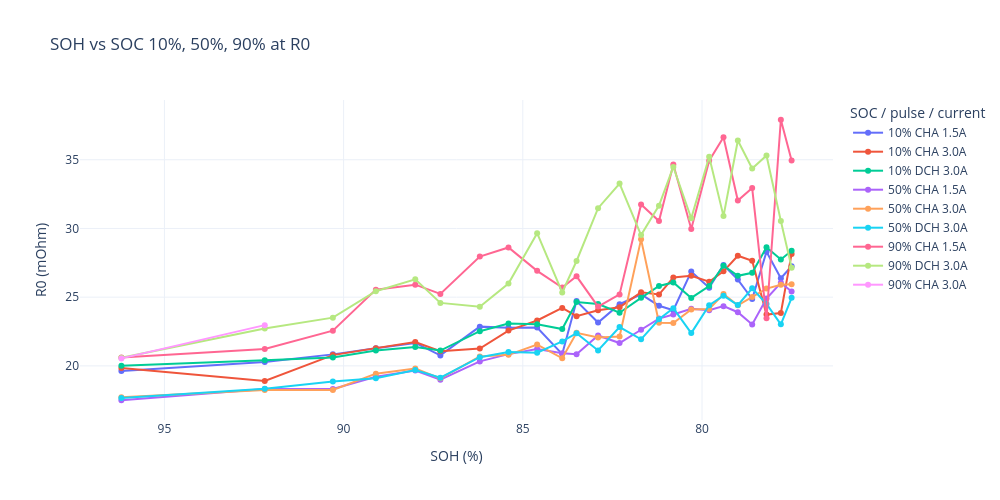
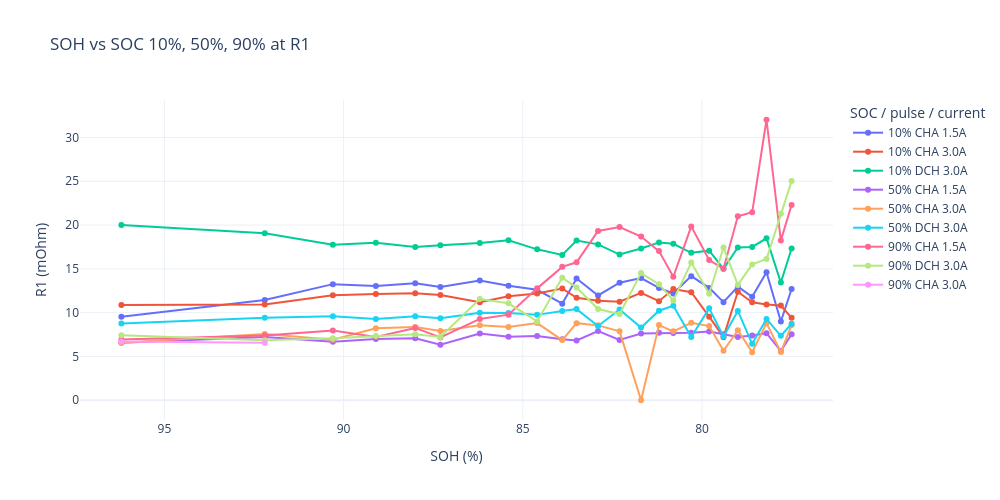
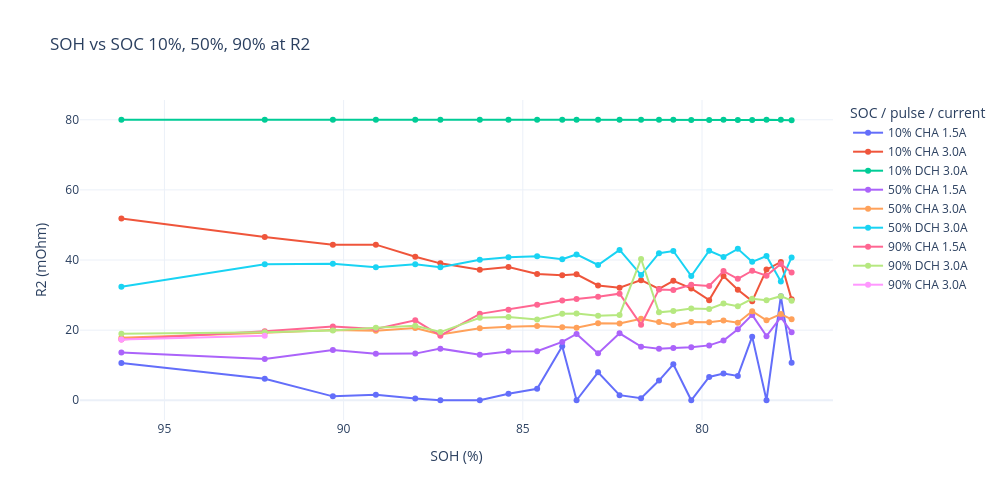

The code cell stored with these charts, in order, in its notebook:
### Code cell
soh_r_table = r1r2_result.copy()

# 提取 CHA / DCH 信息
soh_r_table["Pulse_type"] = (
    soh_r_table["Zustand"]
    .astype(str)
    .str.extract(r"^(CHA|DCH)", expand=False)
)

# 电流取绝对值，避免 DCH 显示成负数
soh_r_table["Current_abs"] = soh_r_table["Current"].abs()

# 生成图例标签，例如：90% CHA 3.0A
soh_r_table["Curve_label"] = (
    soh_r_table["SOC"].astype(str)
    + " "
    + soh_r_table["Pulse_type"].astype(str)
    + " "
    + soh_r_table["Current_abs"].round(1).astype(str)
    + "A"
)

# 排序
soh_r_table = soh_r_table.sort_values(["SOH", "SOC", "Pulse_type", "Current_abs"])

# 先显示宽表：每个 pulse 一行，R0/R1/R2 在同一行
display(soh_r_table[["SOH", "SOC", "Zustand", "Pulse_type", "Current", "Current_abs", "R0", "R1", "R2"]])

# 分别画 R0, R1, R2 三张图
for resistance_name in ["R0", "R1", "R2"]:

    fig = px.line(
        soh_r_table,
        x="SOH",
        y=resistance_name,
        color="Curve_label",
        markers=True,
        title=f"SOH vs SOC 10%, 50%, 90% at {resistance_name}",
        labels={
            "SOH": "SOH (%)",
            resistance_name: f"{resistance_name} (mOhm)",
            "Curve_label": "SOC / pulse / current"
        })

    fig.update_layout(
        template="plotly_white",
        width=1000,
        height=500
    )

    fig.update_xaxes(autorange = "reversed")

    fig.show()

### Figure 1 — Plotly figure (JSON) as saved in the notebook; plotly's stock layout.template omitted (floating-point values rounded to 4 significant figures)
{"data": [{"hovertemplate": "SOC / pulse / current=10% CHA 1.5A<br>SOH (%)=%{x}<br>R0 (mOhm)=%{y}<extra></extra>", "legendgroup": "10% CHA 1.5A", "line": {"color": "#636efa", "dash": "solid"}, "marker": {"symbol": "circle"}, "mode": "lines+markers", "name": "10% CHA 1.5A", "orientation": "v", "showlegend": true, "type": "scatter", "x": [77.5, 77.8, 78.2, 78.6, 79, 79.4, 79.8, 80.3, 80.8, 81.2, 81.7, 82.3, 82.9, 83.5, 83.9, 84.6, 85.4, 86.2, 87.3, 88, 89.1, 90.3, 92.2, 96.2], "xaxis": "x", "y": [27.25, 26.37, 28.3, 24.87, 26.28, 27.34, 25.69, 26.86, 24.05, 24.38, 25.2, 24.49, 23.15, 24.71, 20.86, 22.79, 22.77, 22.85, 20.76, 21.67, 21.29, 20.84, 20.28, 19.63], "yaxis": "y"}, {"hovertemplate": "SOC / pulse / current=10% CHA 3.0A<br>SOH (%)=%{x}<br>R0 (mOhm)=%{y}<extra></extra>", "legendgroup": "10% CHA 3.0A", "line": {"color": "#EF553B", "dash": "solid"}, "marker": {"symbol": "circle"}, "mode": "lines+markers", "name": "10% CHA 3.0A", "orientation": "v", "showlegend": true, "type": "scatter", "x": [77.5, 77.8, 78.2, 78.6, 79, 79.4, 79.8, 80.3, 80.8, 81.2, 81.7, 82.3, 82.9, 83.5, 83.9, 84.6, 85.4, 86.2, 87.3, 88, 89.1, 90.3, 92.2, 96.2], "xaxis": "x", "y": [28.15, 23.85, 23.73, 27.64, 28.01, 26.88, 26.12, 26.56, 26.43, 25.19, 25.35, 24.27, 24.05, 23.61, 24.22, 23.3, 22.57, 21.26, 21.07, 21.73, 21.29, 20.78, 18.91, 19.84], "yaxis": "y"}, {"hovertemplate": "SOC / pulse / current=10% DCH 3.0A<br>SOH (%)=%{x}<br>R0 (mOhm)=%{y}<extra></extra>", "legendgroup": "10% DCH 3.0A", "line": {"color": "#00cc96", "dash": "solid"}, "marker": {"symbol": "circle"}, "mode": "lines+markers", "name": "10% DCH 3.0A", "orientation": "v", "showlegend": true, "type": "scatter", "x": [77.5, 77.8, 78.2, 78.6, 79, 79.4, 79.8, 80.3, 80.8, 81.2, 81.7, 82.3, 82.9, 83.5, 83.9, 84.6, 85.4, 86.2, 87.3, 88, 89.1, 90.3, 92.2, 96.2], "xaxis": "x", "y": [28.38, 27.74, 28.63, 26.77, 26.55, 27.29, 25.81, 24.95, 26.07, 25.81, 24.95, 23.87, 24.5, 24.65, 22.68, 23.02, 23.09, 22.52, 21.12, 21.37, 21.12, 20.61, 20.41, 20.0], "yaxis": "y"}, {"hovertemplate": "SOC / pulse / current=50% CHA 1.5A<br>SOH (%)=%{x}<br>R0 (mOhm)=%{y}<extra></extra>", "legendgroup": "50% CHA 1.5A", "line": {"color": "#ab63fa", "dash": "solid"}, "marker": {"symbol": "circle"}, "mode": "lines+markers", "name": "50% CHA 1.5A", "orientation": "v", "showlegend": true, "type": "scatter", "x": [77.5, 77.8, 78.2, 78.6, 79, 79.4, 79.8, 80.3, 80.8, 81.2, 81.7, 82.3, 82.9, 83.5, 83.9, 84.6, 85.4, 86.2, 87.3, 88, 89.1, 90.3, 92.2, 96.2], "xaxis": "x", "y": [25.41, 26.05, 24.89, 23.01, 23.9, 24.35, 24.05, 24.15, 23.73, 23.44, 22.63, 21.66, 22.21, 20.85, 20.92, 21.22, 20.85, 20.33, 18.99, 19.65, 19.21, 18.32, 18.31, 17.5], "yaxis": "y"}, {"hovertemplate": "SOC / pulse / current=50% CHA 3.0A<br>SOH (%)=%{x}<br>R0 (mOhm)=%{y}<extra></extra>", "legendgroup": "50% CHA 3.0A", "line": {"color": "#FFA15A", "dash": "solid"}, "marker": {"symbol": "circle"}, "mode": "lines+markers", "name": "50% CHA 3.0A", "orientation": "v", "showlegend": true, "type": "scatter", "x": [77.5, 77.8, 78.2, 78.6, 79, 79.4, 79.8, 80.3, 80.8, 81.2, 81.7, 82.3, 82.9, 83.5, 83.9, 84.6, 85.4, 86.2, 87.3, 88, 89.1, 90.3, 92.2, 96.2], "xaxis": "x", "y": [25.94, 25.9, 25.62, 25.02, 24.41, 25.22, 24.14, 24.11, 23.12, 23.14, 29.21, 22.13, 22.07, 22.4, 20.55, 21.55, 20.8, 20.69, 19.09, 19.8, 19.43, 18.24, 18.24, 17.72], "yaxis": "y"}, {"hovertemplate": "SOC / pulse / current=50% DCH 3.0A<br>SOH (%)=%{x}<br>R0 (mOhm)=%{y}<extra></extra>", "legendgroup": "50% DCH 3.0A", "line": {"color": "#19d3f3", "dash": "solid"}, "marker": {"symbol": "circle"}, "mode": "lines+markers", "name": "50% DCH 3.0A", "orientation": "v", "showlegend": true, "type": "scatter", "x": [77.5, 77.8, 78.2, 78.6, 79, 79.4, 79.8, 80.3, 80.8, 81.2, 81.7, 82.3, 82.9, 83.5, 83.9, 84.6, 85.4, 86.2, 87.3, 88, 89.1, 90.3, 92.2, 96.2], "xaxis": "x", "y": [24.95, 23.02, 24.5, 25.64, 24.42, 25.1, 24.42, 22.38, 24.2, 23.39, 21.93, 22.82, 21.12, 22.37, 21.78, 20.95, 21.01, 20.63, 19.14, 19.7, 19.1, 18.86, 18.33, 17.66], "yaxis": "y"}, {"hovertemplate": "SOC / pulse / current=90% CHA 1.5A<br>SOH (%)=%{x}<br>R0 (mOhm)=%{y}<extra></extra>", "legendgroup": "90% CHA 1.5A", "line": {"color": "#FF6692", "dash": "solid"}, "marker": {"symbol": "circle"}, "mode": "lines+markers", "name": "90% CHA 1.5A", "orientation": "v", "showlegend": true, "type": "scatter", "x": [77.5, 77.8, 78.2, 78.6, 79, 79.4, 79.8, 80.3, 80.8, 81.2, 81.7, 82.3, 82.9, 83.5, 83.9, 84.6, 85.4, 86.2, 87.3, 88, 89.1, 90.3, 92.2, 96.2], "xaxis": "x", "y": [34.95, 37.91, 23.47, 32.94, 32.03, 36.64, 34.93, 29.96, 34.65, 30.54, 31.74, 25.2, 24.31, 26.52, 25.7, 26.91, 28.62, 27.96, 25.23, 25.91, 25.55, 22.56, 21.23, 20.62], "yaxis": "y"}, {"hovertemplate": "SOC / pulse / current=90% DCH 3.0A<br>SOH (%)=%{x}<br>R0 (mOhm)=%{y}<extra></extra>", "legendgroup": "90% DCH 3.0A", "line": {"color": "#B6E880", "dash": "solid"}, "marker": {"symbol": "circle"}, "mode": "lines+markers", "name": "90% DCH 3.0A", "orientation": "v", "showlegend": true, "type": "scatter", "x": [77.5, 77.8, 78.2, 78.6, 79, 79.4, 79.8, 80.3, 80.8, 81.2, 81.7, 82.3, 82.9, 83.5, 83.9, 84.6, 85.4, 86.2, 87.3, 88, 89.1, 90.3, 92.2, 96.2], "xaxis": "x", "y": [27.15, 30.54, 35.31, 34.36, 36.4, 30.9, 35.22, 30.74, 34.47, 31.66, 29.52, 33.27, 31.48, 27.63, 25.34, 29.65, 25.99, 24.3, 24.58, 26.3, 25.43, 23.51, 22.72, 20.58], "yaxis": "y"}, {"hovertemplate": "SOC / pulse / current=90% CHA 3.0A<br>SOH (%)=%{x}<br>R0 (mOhm)=%{y}<extra></extra>", "legendgroup": "90% CHA 3.0A", "line": {"color": "#FF97FF", "dash": "solid"}, "marker": {"symbol": "circle"}, "mode": "lines+markers", "name": "90% CHA 3.0A", "orientation": "v", "showlegend": true, "type": "scatter", "x": [92.2, 96.2], "xaxis": "x", "y": [22.96, 20.54], "yaxis": "y"}], "layout": {"height": 500, "legend": {"title": {"text": "SOC / pulse / current"}, "tracegroupgap": 0}, "title": {"text": "SOH vs SOC 10%, 50%, 90% at R0"}, "width": 1000, "xaxis": {"anchor": "y", "autorange": "reversed", "domain": [0, 1], "title": {"text": "SOH (%)"}}, "yaxis": {"anchor": "x", "domain": [0, 1], "title": {"text": "R0 (mOhm)"}}}}

### Figure 2 — Plotly figure (JSON) as saved in the notebook; plotly's stock layout.template omitted (floating-point values rounded to 4 significant figures)
{"data": [{"hovertemplate": "SOC / pulse / current=10% CHA 1.5A<br>SOH (%)=%{x}<br>R1 (mOhm)=%{y}<extra></extra>", "legendgroup": "10% CHA 1.5A", "line": {"color": "#636efa", "dash": "solid"}, "marker": {"symbol": "circle"}, "mode": "lines+markers", "name": "10% CHA 1.5A", "orientation": "v", "showlegend": true, "type": "scatter", "x": [77.5, 77.8, 78.2, 78.6, 79, 79.4, 79.8, 80.3, 80.8, 81.2, 81.7, 82.3, 82.9, 83.5, 83.9, 84.6, 85.4, 86.2, 87.3, 88, 89.1, 90.3, 92.2, 96.2], "xaxis": "x", "y": [12.7, 8.992, 14.61, 11.82, 12.97, 11.2, 12.83, 14.17, 12.2, 12.82, 13.95, 13.42, 11.97, 13.91, 11.02, 12.61, 13.07, 13.68, 12.94, 13.35, 13.04, 13.26, 11.45, 9.523], "yaxis": "y"}, {"hovertemplate": "SOC / pulse / current=10% CHA 3.0A<br>SOH (%)=%{x}<br>R1 (mOhm)=%{y}<extra></extra>", "legendgroup": "10% CHA 3.0A", "line": {"color": "#EF553B", "dash": "solid"}, "marker": {"symbol": "circle"}, "mode": "lines+markers", "name": "10% CHA 3.0A", "orientation": "v", "showlegend": true, "type": "scatter", "x": [77.5, 77.8, 78.2, 78.6, 79, 79.4, 79.8, 80.3, 80.8, 81.2, 81.7, 82.3, 82.9, 83.5, 83.9, 84.6, 85.4, 86.2, 87.3, 88, 89.1, 90.3, 92.2, 96.2], "xaxis": "x", "y": [9.407, 10.81, 10.95, 11.19, 12.39, 7.206, 9.547, 12.34, 12.7, 11.31, 12.25, 11.25, 11.35, 11.7, 12.76, 12.19, 11.87, 11.18, 12.01, 12.22, 12.12, 11.99, 10.94, 10.87], "yaxis": "y"}, {"hovertemplate": "SOC / pulse / current=10% DCH 3.0A<br>SOH (%)=%{x}<br>R1 (mOhm)=%{y}<extra></extra>", "legendgroup": "10% DCH 3.0A", "line": {"color": "#00cc96", "dash": "solid"}, "marker": {"symbol": "circle"}, "mode": "lines+markers", "name": "10% DCH 3.0A", "orientation": "v", "showlegend": true, "type": "scatter", "x": [77.5, 77.8, 78.2, 78.6, 79, 79.4, 79.8, 80.3, 80.8, 81.2, 81.7, 82.3, 82.9, 83.5, 83.9, 84.6, 85.4, 86.2, 87.3, 88, 89.1, 90.3, 92.2, 96.2], "xaxis": "x", "y": [17.33, 13.44, 18.49, 17.5, 17.45, 15.0, 17.08, 16.83, 17.86, 18.02, 17.32, 16.64, 17.8, 18.23, 16.59, 17.23, 18.25, 17.95, 17.7, 17.49, 17.97, 17.76, 19.06, 20.01], "yaxis": "y"}, {"hovertemplate": "SOC / pulse / current=50% CHA 1.5A<br>SOH (%)=%{x}<br>R1 (mOhm)=%{y}<extra></extra>", "legendgroup": "50% CHA 1.5A", "line": {"color": "#ab63fa", "dash": "solid"}, "marker": {"symbol": "circle"}, "mode": "lines+markers", "name": "50% CHA 1.5A", "orientation": "v", "showlegend": true, "type": "scatter", "x": [77.5, 77.8, 78.2, 78.6, 79, 79.4, 79.8, 80.3, 80.8, 81.2, 81.7, 82.3, 82.9, 83.5, 83.9, 84.6, 85.4, 86.2, 87.3, 88, 89.1, 90.3, 92.2, 96.2], "xaxis": "x", "y": [7.549, 5.614, 7.66, 7.387, 7.231, 7.54, 7.862, 7.705, 7.673, 7.706, 7.626, 6.893, 7.894, 6.83, 6.977, 7.337, 7.261, 7.615, 6.332, 7.084, 7.001, 6.666, 7.224, 6.565], "yaxis": "y"}, {"hovertemplate": "SOC / pulse / current=50% CHA 3.0A<br>SOH (%)=%{x}<br>R1 (mOhm)=%{y}<extra></extra>", "legendgroup": "50% CHA 3.0A", "line": {"color": "#FFA15A", "dash": "solid"}, "marker": {"symbol": "circle"}, "mode": "lines+markers", "name": "50% CHA 3.0A", "orientation": "v", "showlegend": true, "type": "scatter", "x": [77.5, 77.8, 78.2, 78.6, 79, 79.4, 79.8, 80.3, 80.8, 81.2, 81.7, 82.3, 82.9, 83.5, 83.9, 84.6, 85.4, 86.2, 87.3, 88, 89.1, 90.3, 92.2, 96.2], "xaxis": "x", "y": [8.599, 5.5, 8.806, 5.492, 7.996, 5.652, 8.466, 8.851, 7.869, 8.586, 0.001, 7.865, 8.55, 8.802, 6.867, 8.814, 8.362, 8.568, 7.903, 8.375, 8.222, 6.91, 7.554, 6.552], "yaxis": "y"}, {"hovertemplate": "SOC / pulse / current=50% DCH 3.0A<br>SOH (%)=%{x}<br>R1 (mOhm)=%{y}<extra></extra>", "legendgroup": "50% DCH 3.0A", "line": {"color": "#19d3f3", "dash": "solid"}, "marker": {"symbol": "circle"}, "mode": "lines+markers", "name": "50% DCH 3.0A", "orientation": "v", "showlegend": true, "type": "scatter", "x": [77.5, 77.8, 78.2, 78.6, 79, 79.4, 79.8, 80.3, 80.8, 81.2, 81.7, 82.3, 82.9, 83.5, 83.9, 84.6, 85.4, 86.2, 87.3, 88, 89.1, 90.3, 92.2, 96.2], "xaxis": "x", "y": [8.741, 7.352, 9.282, 6.442, 10.2, 7.276, 10.49, 7.213, 10.79, 10.22, 8.298, 10.36, 8.482, 10.41, 10.18, 9.749, 9.949, 10.0, 9.372, 9.604, 9.273, 9.589, 9.431, 8.775], "yaxis": "y"}, {"hovertemplate": "SOC / pulse / current=90% CHA 1.5A<br>SOH (%)=%{x}<br>R1 (mOhm)=%{y}<extra></extra>", "legendgroup": "90% CHA 1.5A", "line": {"color": "#FF6692", "dash": "solid"}, "marker": {"symbol": "circle"}, "mode": "lines+markers", "name": "90% CHA 1.5A", "orientation": "v", "showlegend": true, "type": "scatter", "x": [77.5, 77.8, 78.2, 78.6, 79, 79.4, 79.8, 80.3, 80.8, 81.2, 81.7, 82.3, 82.9, 83.5, 83.9, 84.6, 85.4, 86.2, 87.3, 88, 89.1, 90.3, 92.2, 96.2], "xaxis": "x", "y": [22.3, 18.24, 32.03, 21.46, 21.01, 15.02, 16.01, 19.85, 14.1, 17.03, 18.69, 19.77, 19.34, 15.75, 15.23, 12.77, 9.771, 9.286, 7.167, 8.256, 7.215, 7.968, 7.393, 6.929], "yaxis": "y"}, {"hovertemplate": "SOC / pulse / current=90% DCH 3.0A<br>SOH (%)=%{x}<br>R1 (mOhm)=%{y}<extra></extra>", "legendgroup": "90% DCH 3.0A", "line": {"color": "#B6E880", "dash": "solid"}, "marker": {"symbol": "circle"}, "mode": "lines+markers", "name": "90% DCH 3.0A", "orientation": "v", "showlegend": true, "type": "scatter", "x": [77.5, 77.8, 78.2, 78.6, 79, 79.4, 79.8, 80.3, 80.8, 81.2, 81.7, 82.3, 82.9, 83.5, 83.9, 84.6, 85.4, 86.2, 87.3, 88, 89.1, 90.3, 92.2, 96.2], "xaxis": "x", "y": [25.02, 21.28, 16.13, 15.51, 13.17, 17.44, 12.16, 15.71, 11.4, 13.25, 14.52, 9.837, 10.42, 12.87, 14.0, 8.998, 11.07, 11.57, 7.23, 7.543, 7.339, 7.087, 6.843, 7.432], "yaxis": "y"}, {"hovertemplate": "SOC / pulse / current=90% CHA 3.0A<br>SOH (%)=%{x}<br>R1 (mOhm)=%{y}<extra></extra>", "legendgroup": "90% CHA 3.0A", "line": {"color": "#FF97FF", "dash": "solid"}, "marker": {"symbol": "circle"}, "mode": "lines+markers", "name": "90% CHA 3.0A", "orientation": "v", "showlegend": true, "type": "scatter", "x": [92.2, 96.2], "xaxis": "x", "y": [6.564, 6.704], "yaxis": "y"}], "layout": {"height": 500, "legend": {"title": {"text": "SOC / pulse / current"}, "tracegroupgap": 0}, "title": {"text": "SOH vs SOC 10%, 50%, 90% at R1"}, "width": 1000, "xaxis": {"anchor": "y", "autorange": "reversed", "domain": [0, 1], "title": {"text": "SOH (%)"}}, "yaxis": {"anchor": "x", "domain": [0, 1], "title": {"text": "R1 (mOhm)"}}}}

### Figure 3 — Plotly figure (JSON) as saved in the notebook; plotly's stock layout.template omitted (floating-point values rounded to 4 significant figures)
{"data": [{"hovertemplate": "SOC / pulse / current=10% CHA 1.5A<br>SOH (%)=%{x}<br>R2 (mOhm)=%{y}<extra></extra>", "legendgroup": "10% CHA 1.5A", "line": {"color": "#636efa", "dash": "solid"}, "marker": {"symbol": "circle"}, "mode": "lines+markers", "name": "10% CHA 1.5A", "orientation": "v", "showlegend": true, "type": "scatter", "x": [77.5, 77.8, 78.2, 78.6, 79, 79.4, 79.8, 80.3, 80.8, 81.2, 81.7, 82.3, 82.9, 83.5, 83.9, 84.6, 85.4, 86.2, 87.3, 88, 89.1, 90.3, 92.2, 96.2], "xaxis": "x", "y": [10.72, 29.69, 0.001258, 18.14, 6.938, 7.656, 6.65, 0.001005, 10.25, 5.611, 0.6015, 1.452, 7.964, 0.00122, 15.4, 3.268, 1.871, 0.004298, 0.002109, 0.5062, 1.597, 1.111, 6.107, 10.64], "yaxis": "y"}, {"hovertemplate": "SOC / pulse / current=10% CHA 3.0A<br>SOH (%)=%{x}<br>R2 (mOhm)=%{y}<extra></extra>", "legendgroup": "10% CHA 3.0A", "line": {"color": "#EF553B", "dash": "solid"}, "marker": {"symbol": "circle"}, "mode": "lines+markers", "name": "10% CHA 3.0A", "orientation": "v", "showlegend": true, "type": "scatter", "x": [77.5, 77.8, 78.2, 78.6, 79, 79.4, 79.8, 80.3, 80.8, 81.2, 81.7, 82.3, 82.9, 83.5, 83.9, 84.6, 85.4, 86.2, 87.3, 88, 89.1, 90.3, 92.2, 96.2], "xaxis": "x", "y": [28.77, 39.45, 37.26, 28.27, 31.54, 35.41, 28.56, 31.89, 34.08, 31.75, 34.25, 32.1, 32.74, 35.91, 35.66, 35.99, 38.0, 37.22, 39.04, 40.94, 44.38, 44.38, 46.56, 51.85], "yaxis": "y"}, {"hovertemplate": "SOC / pulse / current=10% DCH 3.0A<br>SOH (%)=%{x}<br>R2 (mOhm)=%{y}<extra></extra>", "legendgroup": "10% DCH 3.0A", "line": {"color": "#00cc96", "dash": "solid"}, "marker": {"symbol": "circle"}, "mode": "lines+markers", "name": "10% DCH 3.0A", "orientation": "v", "showlegend": true, "type": "scatter", "x": [77.5, 77.8, 78.2, 78.6, 79, 79.4, 79.8, 80.3, 80.8, 81.2, 81.7, 82.3, 82.9, 83.5, 83.9, 84.6, 85.4, 86.2, 87.3, 88, 89.1, 90.3, 92.2, 96.2], "xaxis": "x", "y": [79.88, 80.0, 80.0, 79.93, 79.92, 80.0, 79.92, 79.94, 80.0, 80.0, 80.0, 80.0, 79.98, 80.0, 80.0, 80.0, 80.0, 80.0, 80.0, 80.0, 80.0, 79.99, 80.0, 80.0], "yaxis": "y"}, {"hovertemplate": "SOC / pulse / current=50% CHA 1.5A<br>SOH (%)=%{x}<br>R2 (mOhm)=%{y}<extra></extra>", "legendgroup": "50% CHA 1.5A", "line": {"color": "#ab63fa", "dash": "solid"}, "marker": {"symbol": "circle"}, "mode": "lines+markers", "name": "50% CHA 1.5A", "orientation": "v", "showlegend": true, "type": "scatter", "x": [77.5, 77.8, 78.2, 78.6, 79, 79.4, 79.8, 80.3, 80.8, 81.2, 81.7, 82.3, 82.9, 83.5, 83.9, 84.6, 85.4, 86.2, 87.3, 88, 89.1, 90.3, 92.2, 96.2], "xaxis": "x", "y": [19.38, 23.68, 18.29, 24.35, 20.27, 17.01, 15.65, 15.09, 14.94, 14.7, 15.29, 19.07, 13.37, 18.9, 16.64, 13.98, 13.91, 13.0, 14.72, 13.3, 13.25, 14.33, 11.74, 13.64], "yaxis": "y"}, {"hovertemplate": "SOC / pulse / current=50% CHA 3.0A<br>SOH (%)=%{x}<br>R2 (mOhm)=%{y}<extra></extra>", "legendgroup": "50% CHA 3.0A", "line": {"color": "#FFA15A", "dash": "solid"}, "marker": {"symbol": "circle"}, "mode": "lines+markers", "name": "50% CHA 3.0A", "orientation": "v", "showlegend": true, "type": "scatter", "x": [77.5, 77.8, 78.2, 78.6, 79, 79.4, 79.8, 80.3, 80.8, 81.2, 81.7, 82.3, 82.9, 83.5, 83.9, 84.6, 85.4, 86.2, 87.3, 88, 89.1, 90.3, 92.2, 96.2], "xaxis": "x", "y": [23.09, 24.58, 22.79, 25.41, 22.09, 22.73, 22.23, 22.31, 21.43, 22.32, 23.26, 21.9, 21.98, 20.7, 20.84, 21.17, 20.98, 20.53, 18.75, 20.61, 19.82, 20.02, 19.26, 17.8], "yaxis": "y"}, {"hovertemplate": "SOC / pulse / current=50% DCH 3.0A<br>SOH (%)=%{x}<br>R2 (mOhm)=%{y}<extra></extra>", "legendgroup": "50% DCH 3.0A", "line": {"color": "#19d3f3", "dash": "solid"}, "marker": {"symbol": "circle"}, "mode": "lines+markers", "name": "50% DCH 3.0A", "orientation": "v", "showlegend": true, "type": "scatter", "x": [77.5, 77.8, 78.2, 78.6, 79, 79.4, 79.8, 80.3, 80.8, 81.2, 81.7, 82.3, 82.9, 83.5, 83.9, 84.6, 85.4, 86.2, 87.3, 88, 89.1, 90.3, 92.2, 96.2], "xaxis": "x", "y": [40.73, 33.89, 41.15, 39.49, 43.18, 40.87, 42.64, 35.41, 42.58, 41.96, 35.71, 42.88, 38.58, 41.59, 40.22, 41.08, 40.81, 40.07, 37.91, 38.81, 37.95, 38.95, 38.77, 32.4], "yaxis": "y"}, {"hovertemplate": "SOC / pulse / current=90% CHA 1.5A<br>SOH (%)=%{x}<br>R2 (mOhm)=%{y}<extra></extra>", "legendgroup": "90% CHA 1.5A", "line": {"color": "#FF6692", "dash": "solid"}, "marker": {"symbol": "circle"}, "mode": "lines+markers", "name": "90% CHA 1.5A", "orientation": "v", "showlegend": true, "type": "scatter", "x": [77.5, 77.8, 78.2, 78.6, 79, 79.4, 79.8, 80.3, 80.8, 81.2, 81.7, 82.3, 82.9, 83.5, 83.9, 84.6, 85.4, 86.2, 87.3, 88, 89.1, 90.3, 92.2, 96.2], "xaxis": "x", "y": [36.46, 38.84, 35.54, 36.94, 34.63, 36.83, 32.61, 32.91, 31.48, 31.61, 21.54, 30.4, 29.53, 28.86, 28.43, 27.21, 25.83, 24.64, 18.41, 22.79, 20.36, 21.03, 19.68, 17.34], "yaxis": "y"}, {"hovertemplate": "SOC / pulse / current=90% DCH 3.0A<br>SOH (%)=%{x}<br>R2 (mOhm)=%{y}<extra></extra>", "legendgroup": "90% DCH 3.0A", "line": {"color": "#B6E880", "dash": "solid"}, "marker": {"symbol": "circle"}, "mode": "lines+markers", "name": "90% DCH 3.0A", "orientation": "v", "showlegend": true, "type": "scatter", "x": [77.5, 77.8, 78.2, 78.6, 79, 79.4, 79.8, 80.3, 80.8, 81.2, 81.7, 82.3, 82.9, 83.5, 83.9, 84.6, 85.4, 86.2, 87.3, 88, 89.1, 90.3, 92.2, 96.2], "xaxis": "x", "y": [28.4, 29.69, 28.51, 28.93, 26.83, 27.6, 26.05, 26.16, 25.47, 25.07, 40.3, 24.33, 24.11, 24.75, 24.68, 23.01, 23.73, 23.51, 19.44, 21.22, 20.66, 19.91, 19.37, 18.99], "yaxis": "y"}, {"hovertemplate": "SOC / pulse / current=90% CHA 3.0A<br>SOH (%)=%{x}<br>R2 (mOhm)=%{y}<extra></extra>", "legendgroup": "90% CHA 3.0A", "line": {"color": "#FF97FF", "dash": "solid"}, "marker": {"symbol": "circle"}, "mode": "lines+markers", "name": "90% CHA 3.0A", "orientation": "v", "showlegend": true, "type": "scatter", "x": [92.2, 96.2], "xaxis": "x", "y": [18.4, 17.34], "yaxis": "y"}], "layout": {"height": 500, "legend": {"title": {"text": "SOC / pulse / current"}, "tracegroupgap": 0}, "title": {"text": "SOH vs SOC 10%, 50%, 90% at R2"}, "width": 1000, "xaxis": {"anchor": "y", "autorange": "reversed", "domain": [0, 1], "title": {"text": "SOH (%)"}}, "yaxis": {"anchor": "x", "domain": [0, 1], "title": {"text": "R2 (mOhm)"}}}}
